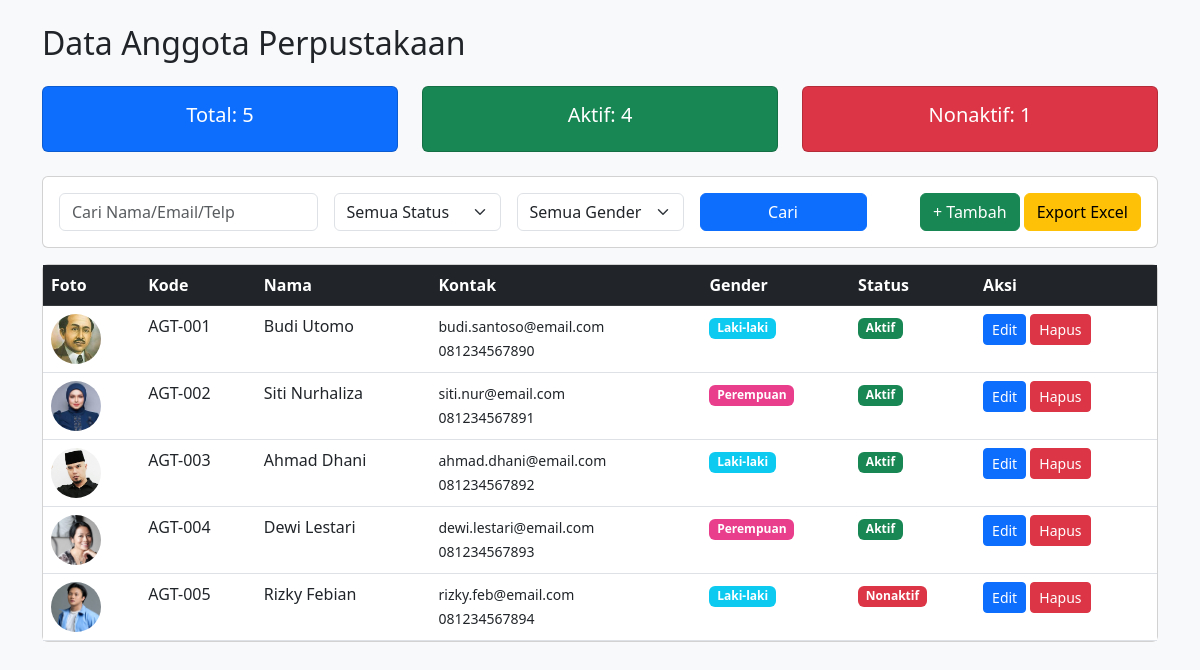
The page / on the database its author committed.
### tables this page shows
CREATE TABLE `anggota` (
  `id_anggota` int(11) NOT NULL,
  `kode_anggota` varchar(20) NOT NULL,
  `nama` varchar(100) NOT NULL,
  `email` varchar(100) NOT NULL,
  `telepon` varchar(15) NOT NULL,
  `alamat` text NOT NULL,
  `tanggal_lahir` date NOT NULL,
  `jenis_kelamin` enum('Laki-laki','Perempuan') NOT NULL,
  `pekerjaan` varchar(50) DEFAULT NULL,
  `tanggal_daftar` date NOT NULL,
  `status` enum('Aktif','Nonaktif') DEFAULT 'Aktif',
  `foto` varchar(255) DEFAULT NULL,
  `created_at` timestamp NOT NULL DEFAULT current_timestamp(),
  `updated_at` timestamp NOT NULL DEFAULT current_timestamp() ON UPDATE current_timestamp()
);

### index.php (the view, shortened to what this page needs)
<?php
require_once 'config.php';
$stmtStats = $pdo->query("
    SELECT
        COUNT(*) as total,
        SUM(CASE WHEN status = 'Aktif' THEN 1 ELSE 0 END) as aktif,
        SUM(CASE WHEN status = 'Nonaktif' THEN 1 ELSE 0 END) as nonaktif
    FROM anggota
");
$stats = $stmtStats->fetch();
$search = $_GET['search'] ?? '';
$page = isset($_GET['page']) ? (int)$_GET['page'] : 1;
$limit = 10;
$offset = ($page - 1) * $limit;
$whereClause = "WHERE 1=1";
$params = [];
$query = "SELECT * FROM anggota $whereClause ORDER BY created_at DESC LIMIT $limit OFFSET $offset";
$stmt = $pdo->prepare($query);
$stmt->execute($params);
$anggota = $stmt->fetchAll();
?>
<!DOCTYPE html>
<html lang="id">
<head>
    <link href="https://cdn.jsdelivr.net/npm/bootstrap@5.3.0/dist/css/bootstrap.min.css" rel="stylesheet">
</head>
<body class="bg-light">
<div class="container mt-4 mb-5">
    <h2 class="mb-4">Data Anggota Perpustakaan</h2>
    <div class="row mb-4 text-center">
        <div class="col-md-4"><div class="card bg-primary text-white p-3"><h5>Total: <?= $stats['total'] ?></h5></div></div>
        <div class="col-md-4"><div class="card bg-success text-white p-3"><h5>Aktif: <?= $stats['aktif'] ?? 0 ?></h5></div></div>
        <div class="col-md-4"><div class="card bg-danger text-white p-3"><h5>Nonaktif: <?= $stats['nonaktif'] ?? 0 ?></h5></div></div>
    </div>
    <div class="card mb-3">
        <div class="card-body">
            <form method="GET" class="row g-3 align-items-center">
                <div class="col-md-3">
                    <input type="text" name="search" class="form-control" placeholder="Cari Nama/Email/Telp" value="<?= htmlspecialchars($search) ?>">
                </div>
                <div class="col-md-2">
                    <select name="status" class="form-select">
                        <option value="">Semua Status</option>
                    </select>
                </div>
                <div class="col-md-2">
                    <select name="jk" class="form-select">
                        <option value="">Semua Gender</option>
                    </select>
                </div>
                <div class="col-md-2">
                    <button type="submit" class="btn btn-primary w-100">Cari</button>
                </div>
                <div class="col-md-3 text-end">
                    <a href="create.php" class="btn btn-success">+ Tambah</a>
                    <a href="export.php?<?= http_build_query($_GET) ?>" class="btn btn-warning">Export Excel</a>
                </div>
            </form>
        </div>
    </div>
    <div class="card">
        <div class="card-body p-0 table-responsive">
            <table class="table table-hover mb-0">
                <thead class="table-dark">
                    <tr>
                        <th>Foto</th>
                        <th>Kode</th>
                        <th>Nama</th>
                        <th>Kontak</th>
                        <th>Gender</th>
                        <th>Status</th>
                        <th>Aksi</th>
                    </tr>
                </thead>
                <tbody>
                    <?php foreach ($anggota as $row): ?>
                    <tr>
                        <td>
                            <?php if(!empty($row['foto']) && file_exists('uploads/'.$row['foto'])): ?>
                                <img src="uploads/<?= $row['foto'] ?>" width="50" height="50" class="rounded-circle object-fit-cover">
                            <?php else: ?>
                                <div class="bg-secondary text-white rounded-circle d-flex justify-content-center align-items-center" style="width: 50px; height: 50px;">NA</div>
                            <?php endif; ?>
                        </td>
                        <td><?= htmlspecialchars($row['kode_anggota']) ?></td>
                        <td><?= htmlspecialchars($row['nama']) ?></td>
                        <td>
                            <small><?= htmlspecialchars($row['email']) ?><br><?= htmlspecialchars($row['telepon']) ?></small>
                        </td>
                        <td>
                            <span class="badge <?= $row['jenis_kelamin'] == 'Laki-laki' ? 'bg-info' : 'bg-pink' ?>" style="<?= $row['jenis_kelamin'] == 'Perempuan' ? 'background-color:#e83e8c' : '' ?>">
                                <?= $row['jenis_kelamin'] ?>
                            </span>
                        </td>
                        <td>
                            <span class="badge <?= $row['status'] == 'Aktif' ? 'bg-success' : 'bg-danger' ?>">
                                <?= $row['status'] ?>
                            </span>
                        </td>
                        <td>
                            <a href="edit.php?id=<?= $row['id_anggota'] ?>" class="btn btn-sm btn-primary">Edit</a>
                            <a href="delete.php?id=<?= $row['id_anggota'] ?>" class="btn btn-sm btn-danger" onclick="return confirm('Yakin ingin menghapus anggota ini?');">Hapus</a>
                        </td>
                    </tr>
                    <?php endforeach; ?>
                </tbody>
            </table>
        </div>
    </div>
</div>
</body>
</html>

### rows shown on the page
anggota: foto (picture), kode_anggota "AGT-001", nama "Budi Utomo", email "budi.santoso@email.com", telepon "081234567890", jenis_kelamin "Laki-laki", status "Aktif"
anggota: foto (picture), kode_anggota "AGT-002", nama "Siti Nurhaliza", email "siti.nur@email.com", telepon "081234567891", jenis_kelamin "Perempuan", status "Aktif"
anggota: foto (picture), kode_anggota "AGT-003", nama "Ahmad Dhani", email "ahmad.dhani@email.com", telepon "081234567892", jenis_kelamin "Laki-laki", status "Aktif"
anggota: foto (picture), kode_anggota "AGT-004", nama "Dewi Lestari", email "dewi.lestari@email.com", telepon "081234567893", jenis_kelamin "Perempuan", status "Aktif"
anggota: foto (picture), kode_anggota "AGT-005", nama "Rizky Febian", email "rizky.feb@email.com", telepon "081234567894", jenis_kelamin "Laki-laki", status "Nonaktif"

### other values the page prints
$stats['total'] "5"
$stats['aktif'] "4"
$stats['nonaktif'] "1"
